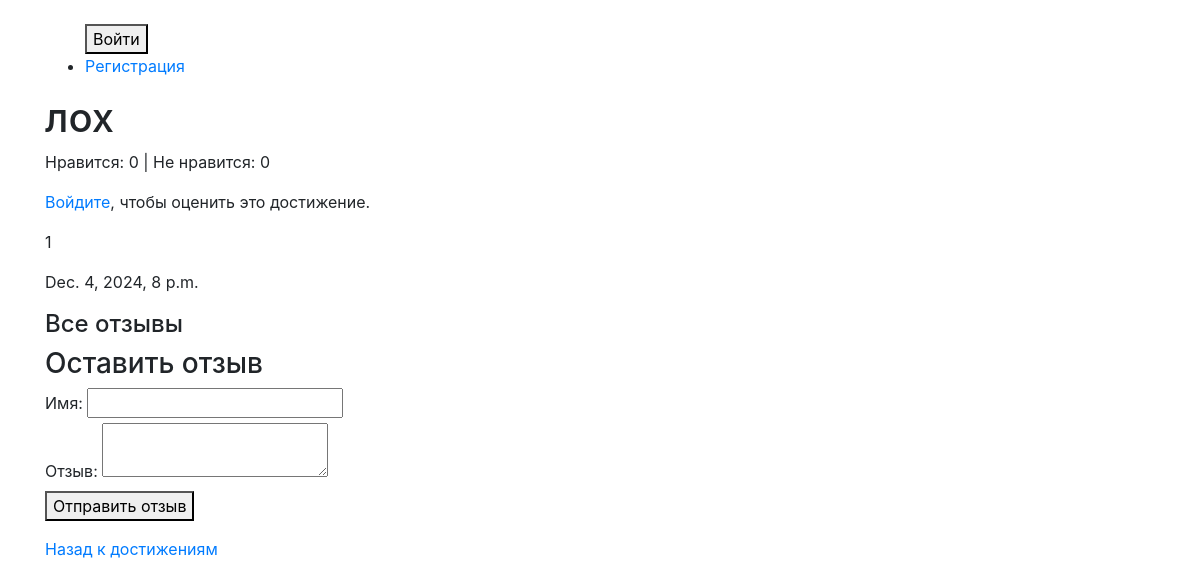
Before: /achievement/2/ with the older database file.
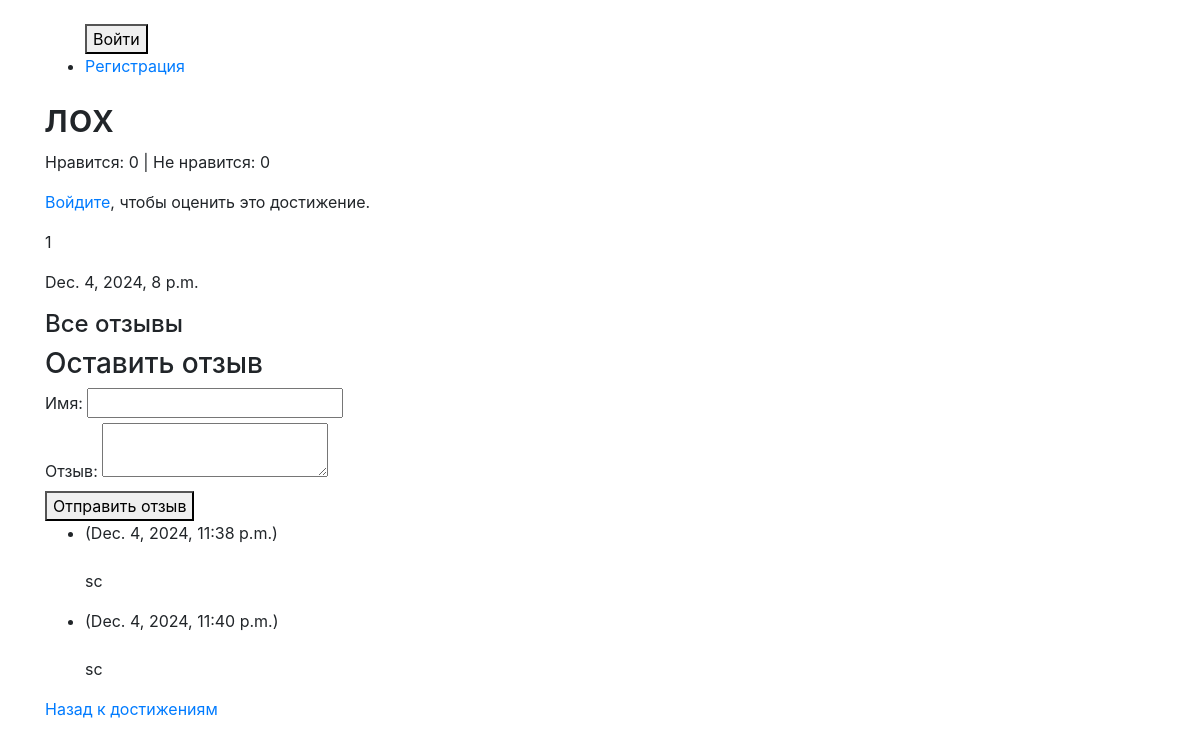
After: the same page with the newer database file.
### app/models.py (models this page shows, shortened)
class Review(models.Model):
    advantage = models.ForeignKey(Advantage, related_name='reviews', on_delete=models.CASCADE)
    name = models.CharField(max_length=100)
    content = models.TextField()
    created_at = models.DateTimeField(auto_now_add=True)

### app/views.py (the view)
# urls.py: path('achievement/<int:achievement_id>/', achievement, name='achievement'),
def achievement(request, achievement_id):
    achievement_ = get_object_or_404(Advantage, id=achievement_id)
    reviews = achievement_.reviews.all()
    return render(request, 'achievement.html', {
        'achievement': achievement_,  # Передаем ачивку
        'reviews': reviews  # Передаем список отзывов
    })

### app/templates/achievement.html (shortened to what this page needs)
{% extends 'app/base.html' %}
{% block content %}
<h1>{{ achievement.title }}</h1>
<p>Нравится: {{ achievement.likes_count }} | Не нравится: {{ achievement.dislikes_count}}</p>
{% if user.is_authenticated %}
<form action="{% url 'like_achievement' achievement.id %}" method="post" style="display:inline;">
    {% csrf_token %}
    <button type="submit">
        Нравится
    </button>
</form>
<form action="{% url 'dislike_achievement' achievement.id %}" method="post" style="display:inline;">
    {% csrf_token %}
    <button type="submit">
        Не нравится
    </button>
</form>
{% else %}
<p><a href="{% url 'login' %}">Войдите</a>, чтобы оценить это достижение.</p>
{% endif %}
<p>{{ achievement.description }}</p>
<p>{{ achievement.created_at }}</p>
<h4>Все отзывы</h4>
<h3>Оставить отзыв</h3>
<form action="{% url 'review' achievement.id %}" method="post">
    <div>
        <label for="id_name">Имя:</label>
        <input type="text" name="name" id="id_name" required>
    </div>
    <div>
        <label for="id_content">Отзыв:</label>
        <textarea name="content" id="id_content" required></textarea>
    </div>
    <button type="submit">Отправить отзыв</button>
</form>
<ul>
    {% for review in reviews %}
    <li>
        <strong>{{ review.name }}</strong> ({{ review.created_at }})<br>
        <em>{{ review.email }}</em><br>
        <p>{{ review.content }}</p>
    </li>
    {% endfor %}
</ul>
<a href="{% url 'achievements' %}">Назад к достижениям</a>
{% endblock %}

Changed rows visible on the page:
added Review: created_at "Dec. 4, 2024, 11:38 p.m.", content "sc"
added Review: created_at "Dec. 4, 2024, 11:40 p.m.", content "sc"
